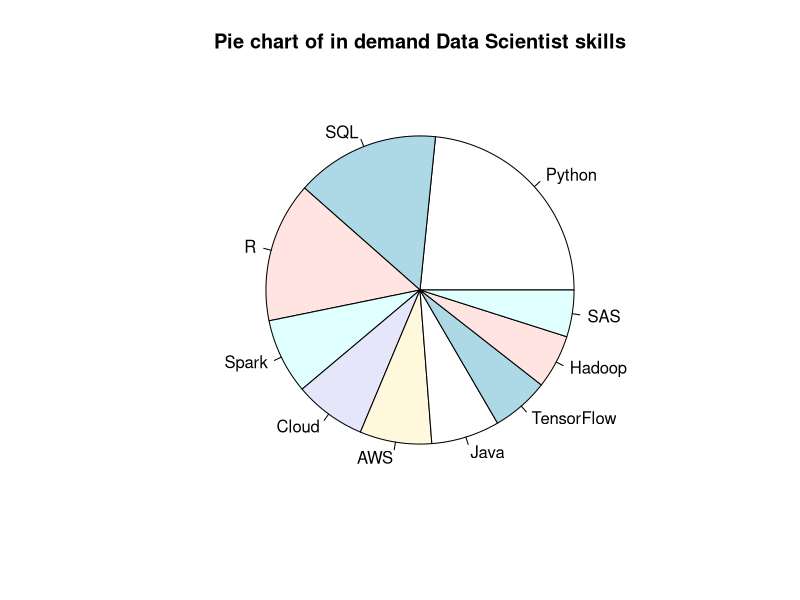
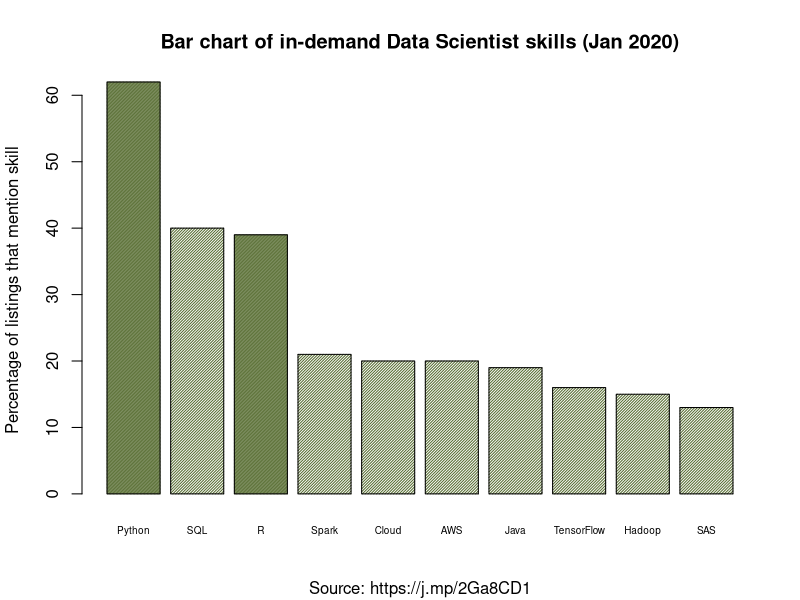

Generate these figures, in order, with R:
## ---- chunk 1
# Reproduce the data

percent <- c(62,40,39,21,20,20,19,16,15,13)
skill <- c("Python","SQL","R","Spark","Cloud","AWS","Java","TensorFlow","Hadoop","SAS")
## ---- chunk 2
# Ugly visualisation of the data

pie(percent, main="Pie chart of in demand Data Scientist skills", labels=skill)
## ---- chunk 3
# Creating a bar chart with Base R

barplot(percent, 
main="Bar chart of in-demand Data Scientist skills (Jan 2020)", 
sub = "Source: https://j.mp/2Ga8CD1",
ylab="Percentage of listings that mention skill", 
names.arg=skill, 
cex.names = 0.6,                                     # shrinks text size so fits on x-axis
col="darkolivegreen",
density=c(100, 50, 100, 50, 50, 50, 50, 50, 50, 50)) # Shades Python and R in a darker colour
